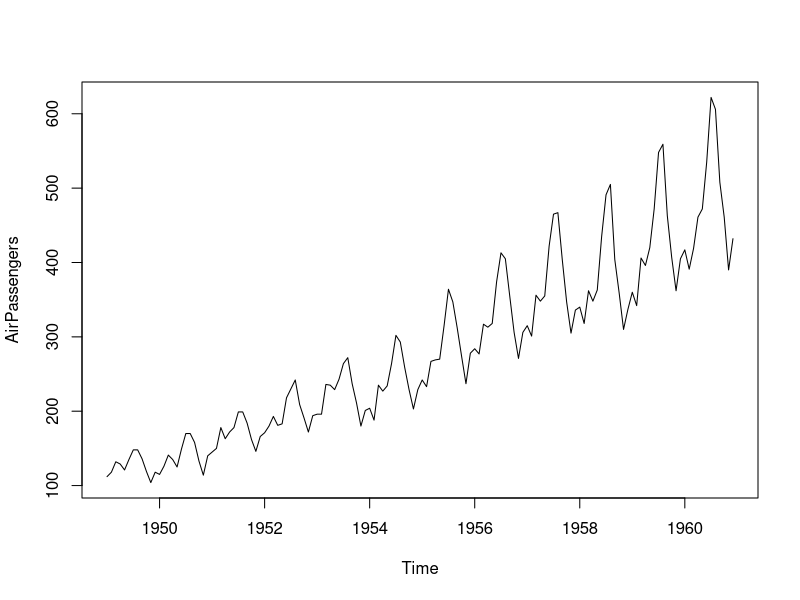
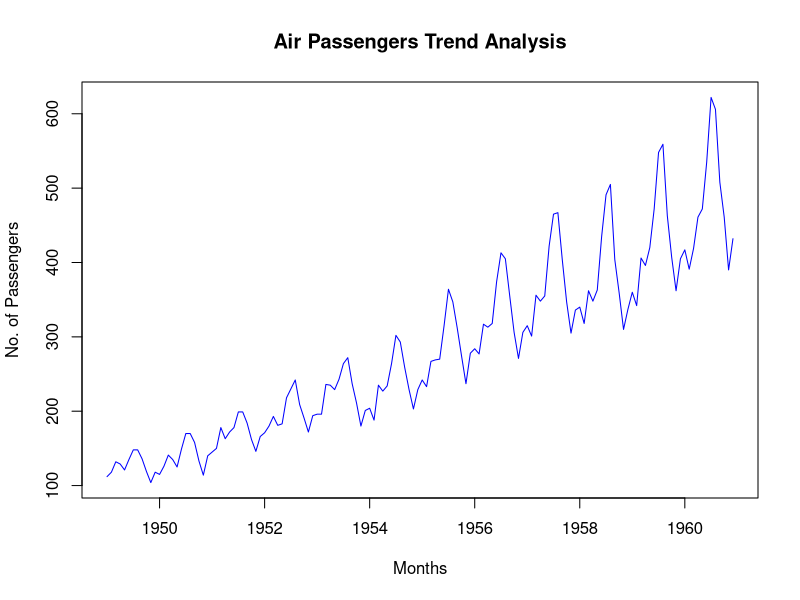
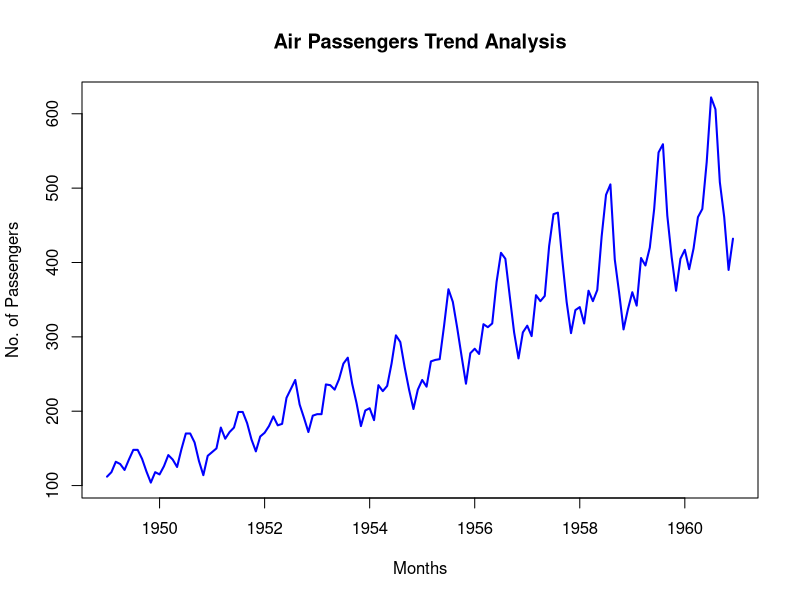
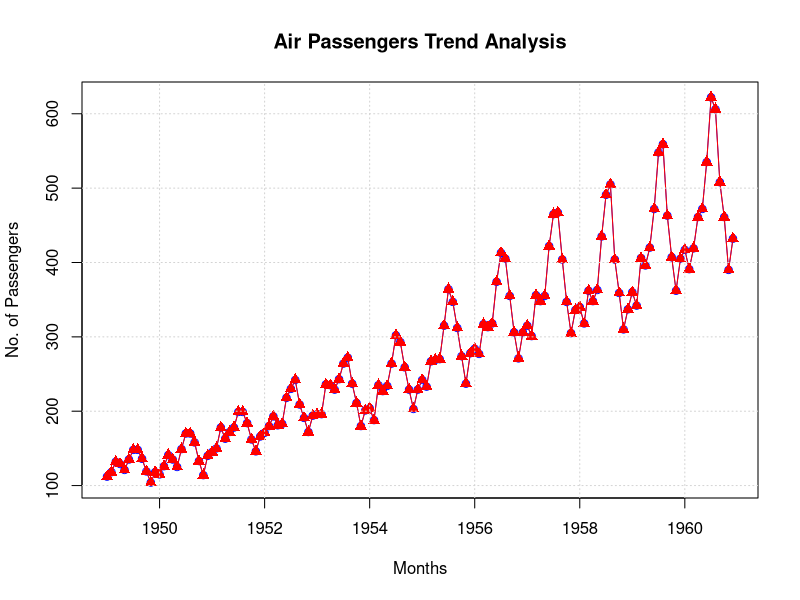
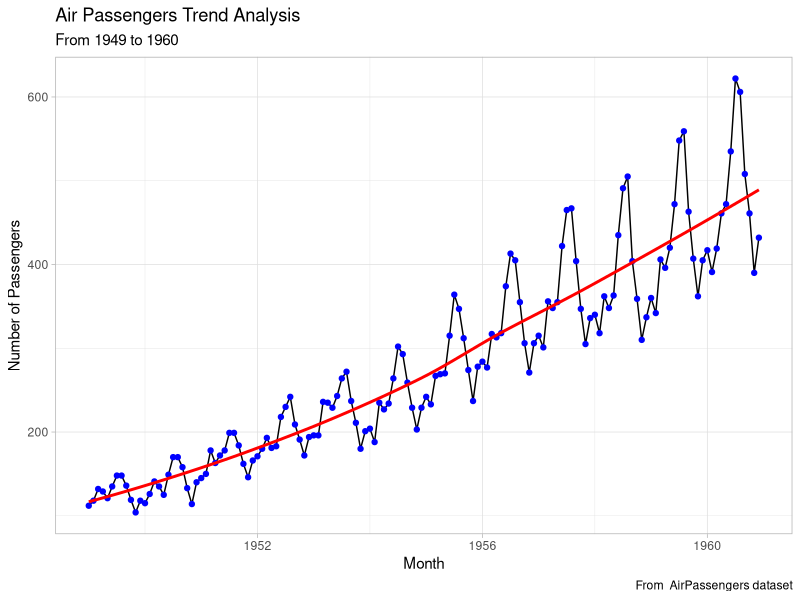

Source code (R) for these figures, in order:
AirPassengers

class(AirPassengers)
View(AirPassengers)

ap_df <- data.frame(
  year = time(AirPassengers),
  passengers = as.numeric(AirPassengers)
)

ap_df_months <- data.frame(
  year = floor(time(AirPassengers)),
  month = cycle(time(AirPassengers)),
  passengers = as.numeric(AirPassengers)
)

ap_df_months

plot(AirPassengers)

plot(AirPassengers,
     main = "Air Passengers Trend Analysis",
     xlab = "Months",
     ylab = "No. of Passengers",
     col = "blue"
)

plot(AirPassengers,
     type = 'l', #for line
     lwd = 2, #line width
     main = "Air Passengers Trend Analysis",
     xlab = "Months",
     ylab = "No. of Passengers",
     col = "blue"
)

plot(AirPassengers,
     type = 'o', #for point
     lwd = 0.9, #line width
     main = "Air Passengers Trend Analysis",
     xlab = "Months",
     ylab = "No. of Passengers",
     col = "blue"
)
points(AirPassengers,
       type = 'o',
       pch = 17,
       cex = 1.2,
       col = "red")
grid()

# ggplot line plot
library(ggplot2)

ggplot(ap_df, 
       aes(x = year,
           y = passengers)) +
  geom_line(color = "black", linewidth = 0.5) +
  labs(
    title = "Air Passengers Trend Analysis",
    caption = "From  AirPassengers dataset",
    x = "Month",
    y = "Number of Passengers",
    subtitle = "From 1949 to 1960"
  ) +
  geom_point(color = "blue")+
  geom_smooth(se=FALSE, color = 'red')+
  theme_light()
